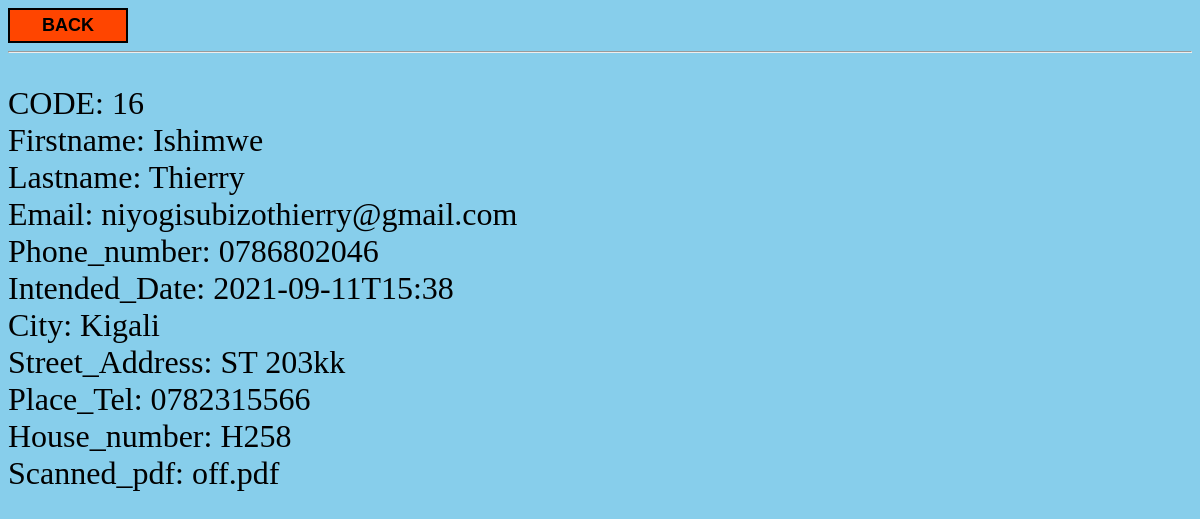
Page /offsitview.php?CODE=16 on the committed database.
### tables this page shows
CREATE TABLE `off_site` (
  `CODE` int(11) NOT NULL,
  `Firstname` char(30) DEFAULT NULL,
  `Lastname` char(30) DEFAULT NULL,
  `Email` varchar(120) DEFAULT NULL,
  `Phone_number` varchar(13) DEFAULT NULL,
  `Intended_Date` varchar(16) DEFAULT NULL,
  `City` char(15) DEFAULT NULL,
  `Street_Address` varchar(30) DEFAULT NULL,
  `Place_Tel` varchar(12) DEFAULT NULL,
  `House_number` varchar(5) DEFAULT NULL,
  `Scanned_pdf` blob DEFAULT NULL
);

### offsitview.php (the view, shortened to what this page needs)
<html>
    <head>
</head>
<body>
   <a href="adminpanel.php"> <button type="button"><b>BACK</b></button></a>
</body>
</html>
<?php
   include("connect.php");
   $id = $_GET['CODE'];
   $query = "SELECT * FROM off_site WHERE CODE =".$id;
   $result = mysqli_query ($db, $query);
   if(!$result){
	   echo "Error ".mysqli_error($db);
   }else{
	   while($row=mysqli_fetch_array($result)){
		    echo "<br/><hr/>";
        echo"<p>";
		   echo "CODE: ".$row['CODE']; echo "<br/>";
		   echo "Firstname: ".$row['Firstname']; echo "<br/>";
           echo "Lastname: ".$row['Lastname']; echo "<br/>";
           echo "Email: ".$row['Email']; echo "<br/>";
           echo "Phone_number: ".$row['Phone_number']; echo "<br/>";
           echo "Intended_Date: ".$row['Intended_Date']; echo "<br/>";
           echo "City: ".$row['City']; echo "<br/>";
           echo "Street_Address: ".$row['Street_Address']; echo "<br/>";
           echo "Place_Tel: ".$row['Place_Tel']; echo "<br/>";
           echo "House_number: ".$row['House_number']; echo "<br/>";
           echo "Scanned_pdf: ".$row['Scanned_pdf']; echo "<br/>";
           echo "</p>";
	   }
   }
?>

### offsitview.php (style rules this page uses)
p { font-size: xx-large; }
body { background-color: skyblue; }
button { height: 35px; width: 120px; font-size: large; background-color: orangered; border-style: solid; transition: 0.9s; }
a { font-size: large; }

### rows in the picture
off_site: CODE "16", Firstname "Ishimwe", Lastname "Thierry", Email "niyogisubizothierry@gmail.com", Phone_number "0786802046", Intended_Date "2021-09-11T15:38", City "Kigali", Street_Address "ST 203kk", Place_Tel "0782315566", House_number "H258", Scanned_pdf "off.pdf"
